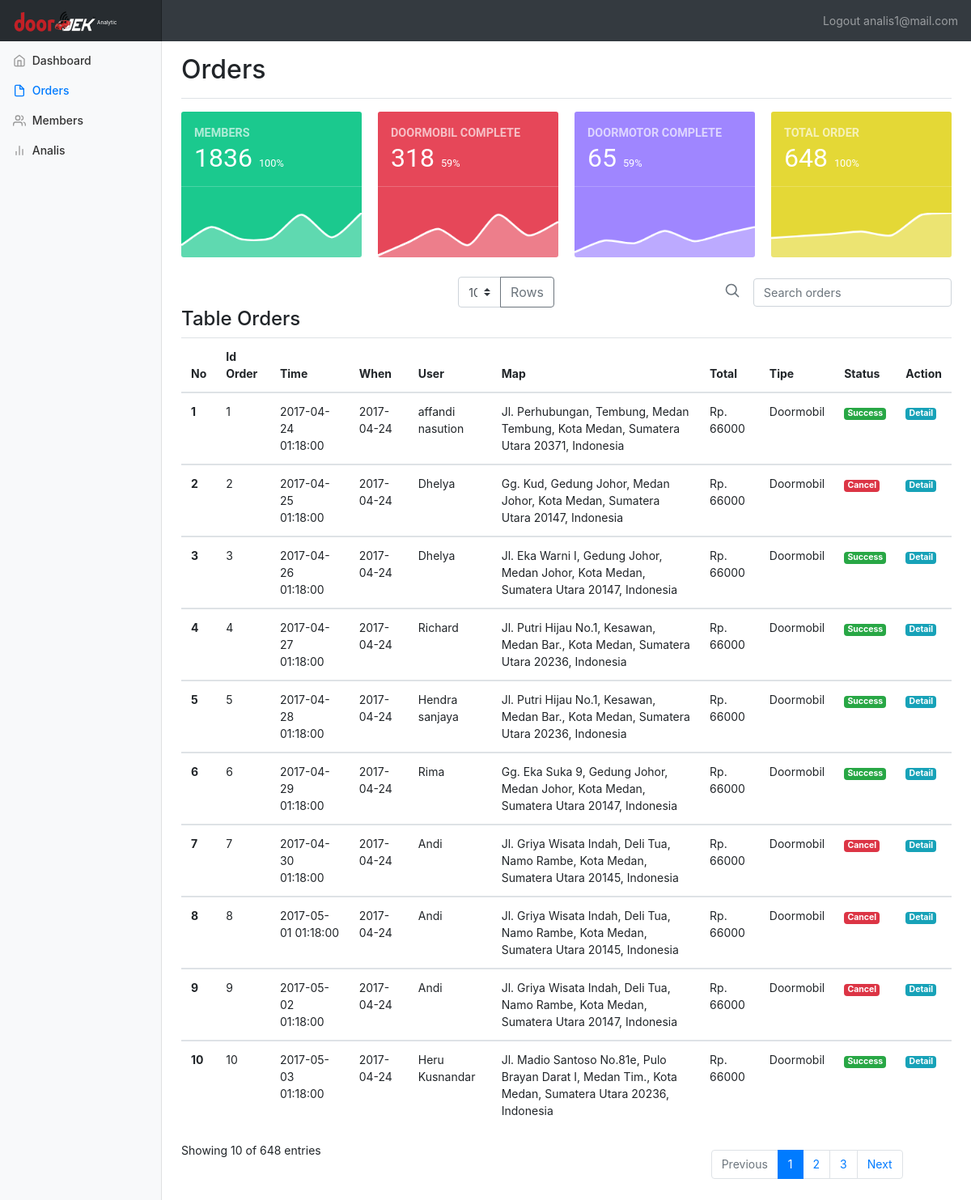
/analis/orders.php (signed in), run on the app's committed database.
### tables this page shows
CREATE TABLE `transaksi` (
  `id_order` int(8) NOT NULL,
  `id_member` int(8) NOT NULL,
  `id_produk` int(8) NOT NULL,
  `alamatorder` text NOT NULL,
  `note` text NOT NULL,
  `id_layanan` int(8) NOT NULL,
  `status` enum('1','3','4','') NOT NULL,
  `dateorder` date NOT NULL,
  `time` time NOT NULL,
  `total` int(50) NOT NULL,
  `id_vehicle` int(8) NOT NULL,
  `id_payment` int(8) NOT NULL,
  `createdate` timestamp NOT NULL DEFAULT CURRENT_TIMESTAMP ON UPDATE CURRENT_TIMESTAMP
);

CREATE TABLE `member` (
  `id_member` int(8) NOT NULL,
  `email` varchar(50) NOT NULL,
  `nama` varchar(256) NOT NULL,
  `alamat` varchar(256) NOT NULL,
  `nohp` char(16) NOT NULL,
  `createdatemember` timestamp NOT NULL DEFAULT CURRENT_TIMESTAMP ON UPDATE CURRENT_TIMESTAMP,
  `password` varchar(256) NOT NULL
);

CREATE TABLE `produk` (
  `id_produk` int(8) NOT NULL,
  `produk_name` varchar(50) NOT NULL,
  `produk_price` char(50) NOT NULL,
  `produk_time` int(50) NOT NULL,
  `id_layanan` int(208) NOT NULL
);

CREATE TABLE `layanan` (
  `id_layanan` int(8) NOT NULL,
  `layanan_name` varchar(11) NOT NULL
);

### analis/orders.php (the view, shortened to what this page needs)
<?php include "header.php";?>
<?php
$limit = 10;
$queryorder = mysqli_query($conn, "SELECT * FROM transaksi LEFT JOIN member ON member.id_member = transaksi.id_member INNER JOIN layanan ON layanan.id_layanan = transaksi.id_layanan INNER JOIN produk ON produk.id_produk = transaksi.id_produk ORDER BY transaksi.id_order LIMIT  $limit");
?>
    <div class="container-fluid">
      <div class="row">
        <nav class="col-md-2 d-none d-md-block bg-light sidebar">
          <div class="sidebar-sticky">
            <ul class="nav flex-column">
              <li class="nav-item">
                <a class="nav-link" href="index.php">
                  <span data-feather="home"></span>
                  Dashboard <span class="sr-only">(current)</span>
                </a>
              </li>
              <li class="nav-item">
                <a class="nav-link active" href="orders.php">
                  <span data-feather="file"></span>
                  Orders
                </a>
              </li>
              <li class="nav-item">
                <a class="nav-link" href="members.php">
                  <span data-feather="users"></span>
                  Members
                </a>
              </li>
              <li class="nav-item">
                <a class="nav-link" href="analis.php">
                  <span data-feather="bar-chart-2"></span>
                  Analis
                </a>
              </li>
            </ul>
          </div>
        </nav>
        <main role="main" class="col-md-9 ml-sm-auto col-lg-10 pt-3 px-4">
          <div class="d-flex justify-content-between flex-wrap flex-md-nowrap align-items-center pb-2 mb-3 border-bottom">
            <h1 class="h2">Orders</h1>
          </div>
            <div class="dh brg">
              <div class="eq fp afd amk asi">
                <div class="brh bpn"><iframe class="chartjs-hidden-iframe" tabindex="-1" style="display: block; overflow: hidden; border: 0px; margin: 0px; top: 0px; left: 0px; bottom: 0px; right: 0px; height: 100%; width: 100%; position: absolute; pointer-events: none; z-index: -1;"></iframe>
                  <div class="ago">
                    <span class="bpi"><b>MEMBERS</b></span>
                    <h2 class="bph">
                     <?php echo $jumlahmember ; ?>
                      <small class="bpj bpk">
                      <?php
                        $persen = $jumlahmember /$jumlahmember;
                        $persen2 = round($persen *100);
                        echo $persen2.'%';
                      ?>
                      </small>
                    </h2>
                    <hr class="bpr aei">
                  </div>
                  <img src="../assets/img/download1.png" class="img-fluid" alt="Responsive image">
                </div>
              </div>
              <div class="eq fp afd amk asi">
                <div class="brh bpq"><iframe class="chartjs-hidden-iframe" tabindex="-1" style="display: block; overflow: hidden; border: 0px; margin: 0px; top: 0px; left: 0px; bottom: 0px; right: 0px; height: 100%; width: 100%; position: absolute; pointer-events: none; z-index: -1;"></iframe>
                  <div class="ago">
                    <span class="bpi"><b>DOORMOBIL COMPLETE</b></span>
                    <h2 class="bph">
                      <?php echo $jumlahdoormobil; ?>
                      <small class="bpj bpl">
                        <?php
                        $persen = $jumlahdoormobil /$totaldoormobil;
                        $persen2 = round($persen *100);
                        echo $persen2;
                      ?>%
                      </small>
                    </h2>
                    <hr class="bpr aei">
                  </div>
                  <img src="../assets/img/download2.png" class="img-fluid" alt="Responsive image">
                </div>
              </div>
              <div class="eq fp afd amk asi">
                <div class="brh bpo"><iframe class="chartjs-hidden-iframe" tabindex="-1" style="display: block; overflow: hidden; border: 0px; margin: 0px; top: 0px; left: 0px; bottom: 0px; right: 0px; height: 100%; width: 100%; position: absolute; pointer-events: none; z-index: -1;"></iframe>
                  <div class="ago">
                    <span class="bpi"><b>DOORMOTOR COMPLETE</b></span>
                    <h2 class="bph">
                      <?php echo $jumlahdoormotor; ?>
                      <small class="bpj bpk">
                      <?php
                        $persen = $jumlahdoormotor /$totaldoormotor;
                        $persen2 = round($persen *100);
                        echo $persen2;
                      ?>%
                      </small>
                    </h2>
                    <hr class="bpr aei">
                  </div>
                  <img src="../assets/img/download3.png"  class="img-fluid" alt="Responsive image">
                </div>
              </div>
              <div class="eq fp afd amk asi">
                <div class="brh bpp"><iframe class="chartjs-hidden-iframe" tabindex="-1" style="display: block; overflow: hidden; border: 0px; margin: 0px; top: 0px; left: 0px; bottom: 0px; right: 0px; height: 100%; width: 100%; position: absolute; pointer-events: none; z-index: -1;"></iframe>
                  <div class="ago">
                    <span class="bpi"><b>TOTAL ORDER</b></span>
                    <h2 class="bph">
                      <?php echo $jumlahorder ; ?>
                      <small class="bpj bpl">
                      <?php
                        $persen = $jumlahorder/$jumlahorder;
                        $persen2 = round($persen *100);
                        echo $persen2;
                      ?>%
                      </small>
                    </h2>
                    <hr class="bpr aei">
                  </div>
                  <img src="../assets/img/download4.png" class="img-fluid" alt="Responsive image">
                </div>
              </div>
            </div>
<div class="row flex-nowrap justify-content-between align-items-center">
          <div class="col-4 pt-1">
          </div>
          <div class="col-4 text-center">
            <form action="<?php $_SERVER['PHP_SELF'];?>" method="POST">
            <div class="input-group col col-lg-6">
            <select name="maxrows" class="custom-select" id="inputGroupSelect04">
              <option value="10">10</option>
            </select>
            <div class="input-group-append">
              <button name="maxrows2" class="btn btn-outline-secondary" type="submit">Rows</button>
            </div>
            </div>
          </form>
          </div>
          <form action="<?php $_SERVER['PHP_SELF'];?>" method="get" class="col-4 d-flex justify-content-end align-items-center">
            <a class="text-muted" href="#">
              <svg xmlns="http://www.w3.org/2000/svg" width="20" height="20" viewBox="0 0 24 24" fill="none" stroke="currentColor" stroke-width="2" stroke-linecap="round" stroke-linejoin="round" class="mx-3"><circle cx="10.5" cy="10.5" r="7.5"></circle><line x1="21" y1="21" x2="15.8" y2="15.8"></line></svg>
            </a>
            <input type="text" class="form-control bsx" name="search" placeholder="Search orders">
          </form>
</div>
          <h4>Table Orders</h4>
          <div class="table-responsive">
            <table class="table table-hover">
              <thead>
                <tr>
                  <th>No</th>
                  <th>Id Order</th>
                  <th>Time</th>
                  <th>When</th>
                  <th>User</th>
                  <th>Map</th>
                  <th>Total</th>
                  <th>Tipe</th>
                  <th>Status</th>
                  <th>Action</th>
                </tr>
              </thead>
<?php
$i=1;
  while($order = mysqli_fetch_array($queryorder))
  {
                echo '<tbody>';
                echo '<tr>';
                  echo '<th scope="row">'.$i.'</th>';
                  echo '<td>' . $order['id_order'].'</td>';
                  echo '<td>' . $order['createdate'].'</td>';
                  echo '<td>' . $order['dateorder'].'</td>';
                  echo '<td>' . $order['nama'].'</td>';
                  echo '<td>' . $order['alamatorder'].'</td>';
                  echo '<td> Rp. ' . $order['produk_price'].'</td>';
                  echo '<td>' . $order['layanan_name'].'</td>';
                  if ($order['status'] == 1){
                    echo '<td><span class="badge badge-warning">OnProgress</span></td>';
                  } else if($order['status'] == 3) {
                    echo '<td><span class="badge badge-success">Success</span></td>';
                  } else {
                    echo '<td><span class="badge badge-danger">Cancel</span></td>';
                  }
                  echo '<td><a href="detailorder.php?code='.$order["id_order"].'" class="badge badge-info">Detail</a> </td>';
                echo '</tr>';
              echo '</tbody>';
              $i++;
  }
$jumlahsearch = mysqli_num_rows($queryorder);
?>
            </table>
          </div>
<div class="row">
  <div class="col-12 col-md-8">Showing <?php echo $jumlahsearch ; ?> of  <?php echo $jumlahorder ; ?> entries</div>
  <div class="col-6 col-md-4">
  <nav aria-label="...">
  <ul class="pagination">
    <li class="page-item disabled">
      <a class="page-link" href="#" tabindex="-1">Previous</a>
    </li>
    <li class="page-item active"><a class="page-link" href="#">1</a></li>
    <li class="page-item ">
      <a class="page-link" href="#">2 <span class="sr-only">(current)</span></a>
    </li>
    <li class="page-item"><a class="page-link" href="#">3</a></li>
    <li class="page-item">
      <a class="page-link" href="#">Next</a>
    </li>
  </ul>
</nav>
</div>
        </main>
      </div>
    </div>
  </body>
</html>

### dashboard.css (style rules this page uses)
body { font-size: .875rem; }
.feather { width: 16px; height: 16px; vertical-align: text-bottom; }
.sidebar { position: fixed; top: 0; bottom: 0; left: 0; z-index: 100; padding: 0; box-shadow: inset -1px 0 0 rgba(0, 0, 0, .1); }
.sidebar-sticky { position: -webkit-sticky; position: sticky; top: 48px; height: calc(100vh - 48px); padding-top: .5rem; overflow-x: hidden; overflow-y: auto; }
.sidebar .nav-link { font-weight: 500; color: #333; }
.sidebar .nav-link .feather { margin-right: 4px; color: #999; }
.sidebar .nav-link.active { color: #007bff; }
.sidebar .nav-link:hover .feather, .sidebar .nav-link.active .feather { color: inherit; }
.border-bottom { border-bottom: 1px solid #e5e5e5; }
small { font-size: 40%; }
small, .cr { font-size: 40%; font-weight: 400; }
.eq { -webkit-box-flex: 0; -ms-flex: 0 0 50%; flex: 0 0 50%; max-width: 50%; }
.fp { -webkit-box-flex: 0; -ms-flex: 0 0 25%; flex: 0 0 25%; max-width: 25%; }
.afd, .afa { margin-bottom: 1rem !important; }
.amk, .amh { margin-bottom: 1.5rem !important; }
.dk, .dl, .dm, .dn, .do, .dp, .dq, .dr, .ds, .dt, .du, .dv, .dj, .dw, .dx, .dy, .dz, .ea, .eb, .ec, .ed, .ee, .ef, .eg, .eh, .ei, .ej, .ek, .el, .em, .en, .eo, .ep, .eq, .er, .es, .et, .eu, .ev, .ew, .ex, .ey, .ez, .fa, .fb, .fc, .fd, .fe, .ff, .fg, .fh, .fi, .fj, .fk, .fl, .fm, .fn, .fo, .fp, .fq, .fr, .fs, .ft, .fu, .fv, .fw, .fx, .fy, .fz, .ga { position: relative; min-height: 1px; padding-right: 10px; padding-left: 10px; }
.bpn { background-color: rgb(27, 201, 142); }
.bpm, .bpn, .bpo, .bpp, .bpq { color: rgb(255, 255, 255); border-radius: 3px; font-family: Roboto, "Helvetica Neue", Helvetica, Arial, sans-serif; font-size: 0.9rem; font-weight: 300; line-height: 1.5; color: rgb(0, 0, 0); text-align: left; -webkit-tap-highlight-color: transparent; }
.ago { padding: 1rem !important; padding-top: 1rem !important; padding-right: 1rem !important; padding-bottom: 1rem !important; padding-left: 1rem !important; }
div { display: block; }
.bpm, .bpn, .bpo, .bpp, .bpq { color: rgb(255, 255, 255); border-radius: 3px; border-top-left-radius: 3px; border-top-right-radius: 3px; border-bottom-right-radius: 3px; border-bottom-left-radius: 3px; }
.dh { display: flex; flex-wrap: wrap; margin-right: -10px; margin-left: -10px; }
.bpm, .bpn, .bpo, .bpp, .bpq { color: #fff; border-radius: 3px; }
.bpm .bpl, .bpm .bpk, .bpm .bph, .bpn .bpl, .bpn .bpk, .bpn .bph, .bpo .bpl, .bpo .bpk, .bpo .bph, .bpp .bpl, .bpp .bpk, .bpp .bph, .bpq .bpl, .bpq .bpk, .bpq .bph { font-weight: normal; color: inherit; }
.bpm .bpi, .bpn .bpi, .bpo .bpi, .bpp .bpi, .bpq .bpi { font-weight: normal; color: rgba(255, 255, 255, 0.65); }
.bpm .bpr, .bpn .bpr, .bpo .bpr, .bpp .bpr, .bpq .bpr { margin-left: -1rem; margin-right: -1rem; border-top-color: rgba(255, 255, 255, 0.2); }
.bpn { background-color: #1BC98E; }
.bpo { background-color: #9F86FF; }
.bpp { background-color: #E4D836; }
.bpq { background-color: #E64759; }
*::before, *::after { box-sizing: border-box; }
input, textarea, select, button, meter, progress { -webkit-writing-mode: horizontal-tb !important; }
.form-control { display: block; width: 100%; padding: 0.375rem 0.75rem; font-size: 0.9rem; line-height: 1.5; color: #495057; background-color: #fff; background-clip: padding-box; border: 1px solid #ced4da; border-radius: 0.25rem; -webkit-transition: border-color 0.15s ease-in-out, box-shadow 0.15s ease-in-out; transition: border-color 0.15s ease-in-out, box-shadow 0.15s ease-in-out; }
button, input, optgroup, select, textarea { font-family: inherit; }
.page-item { float: right; margin-top: 10px; margin-bottom: 10px; }

### data on the page
transaksi: id_order "1", createdate "2017-04-24 01:18:00", dateorder "2017-04-24", id_member.nama "affandi nasution", alamatorder "Jl. Perhubungan, Tembung, Medan Tembung, Kota Medan, Sumatera Utara 20371, Indonesia", id_produk.produk_price "66000", id_layanan.layanan_name "Doormobil", status "Success"
transaksi: id_order "2", createdate "2017-04-25 01:18:00", dateorder "2017-04-24", id_member.nama "Dhelya", alamatorder "Gg. Kud, Gedung Johor, Medan Johor, Kota Medan, Sumatera Utara 20147, Indonesia", id_produk.produk_price "66000", id_layanan.layanan_name "Doormobil", status "Cancel"
transaksi: id_order "3", createdate "2017-04-26 01:18:00", dateorder "2017-04-24", id_member.nama "Dhelya", alamatorder "Jl. Eka Warni I, Gedung Johor, Medan Johor, Kota Medan, Sumatera Utara 20147, Indonesia", id_produk.produk_price "66000", id_layanan.layanan_name "Doormobil", status "Success"
transaksi: id_order "4", createdate "2017-04-27 01:18:00", dateorder "2017-04-24", id_member.nama "Richard", alamatorder "Jl. Putri Hijau No.1, Kesawan, Medan Bar., Kota Medan, Sumatera Utara 20236, Indonesia", id_produk.produk_price "66000", id_layanan.layanan_name "Doormobil", status "Success"
transaksi: id_order "5", createdate "2017-04-28 01:18:00", dateorder "2017-04-24", id_member.nama "Hendra sanjaya", alamatorder "Jl. Putri Hijau No.1, Kesawan, Medan Bar., Kota Medan, Sumatera Utara 20236, Indonesia", id_produk.produk_price "66000", id_layanan.layanan_name "Doormobil", status "Success"
transaksi: id_order "6", createdate "2017-04-29 01:18:00", dateorder "2017-04-24", id_member.nama "Rima", alamatorder "Gg. Eka Suka 9, Gedung Johor, Medan Johor, Kota Medan, Sumatera Utara 20147, Indonesia", id_produk.produk_price "66000", id_layanan.layanan_name "Doormobil", status "Success"
transaksi: id_order "7", createdate "2017-04-30 01:18:00", dateorder "2017-04-24", id_member.nama "Andi", alamatorder "Jl. Griya Wisata Indah, Deli Tua, Namo Rambe, Kota Medan, Sumatera Utara 20145, Indonesia", id_produk.produk_price "66000", id_layanan.layanan_name "Doormobil", status "Cancel"
transaksi: id_order "8", createdate "2017-05-01 01:18:00", dateorder "2017-04-24", id_member.nama "Andi", alamatorder "Jl. Griya Wisata Indah, Deli Tua, Namo Rambe, Kota Medan, Sumatera Utara 20145, Indonesia", id_produk.produk_price "66000", id_layanan.layanan_name "Doormobil", status "Cancel"
transaksi: id_order "9", createdate "2017-05-02 01:18:00", dateorder "2017-04-24", id_member.nama "Andi", alamatorder "Jl. Griya Wisata Indah, Deli Tua, Namo Rambe, Kota Medan, Sumatera Utara 20147, Indonesia", id_produk.produk_price "66000", id_layanan.layanan_name "Doormobil", status "Cancel"
transaksi: id_order "10", createdate "2017-05-03 01:18:00", dateorder "2017-04-24", id_member.nama "Heru Kusnandar", alamatorder "Jl. Madio Santoso No.81e, Pulo Brayan Darat I, Medan Tim., Kota Medan, Sumatera Utara 20236, Indonesia", id_produk.produk_price "66000", id_layanan.layanan_name "Doormobil", status "Success"

### other printed values
$_SESSION['userSession'] "analis1@mail.com"
$jumlahmember "1836"
$persen2 "100"
$jumlahdoormobil "318"
$persen2 "59"
$jumlahdoormotor "65"
$jumlahorder "648"
$jumlahsearch "10"
